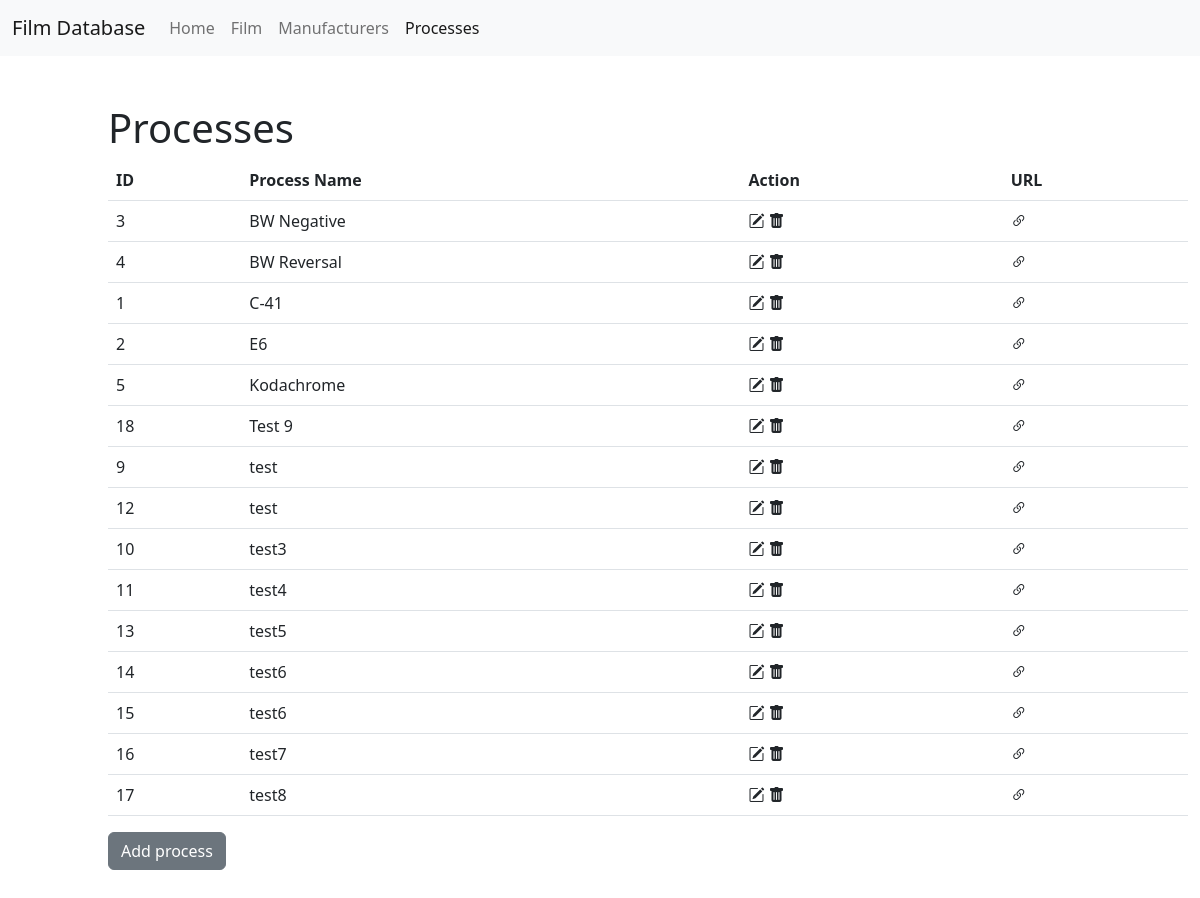
The page /processes on the database as committed earlier.
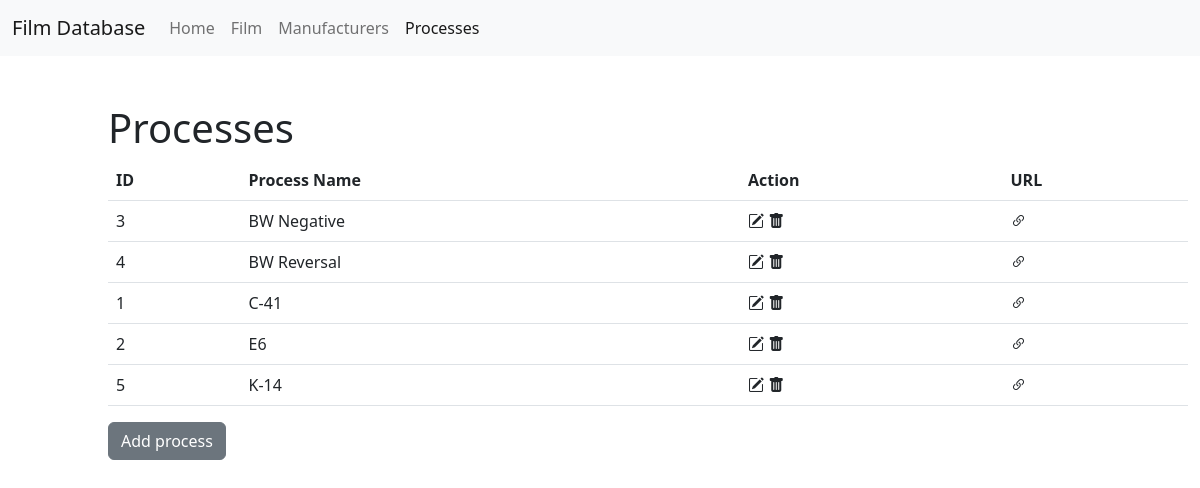
The same page on the database as committed later.
### tables this page shows
CREATE TABLE process (
	process_id	INTEGER	PRIMARY KEY	AUTOINCREMENT,
	process_name	TEXT	NOT NULL,
	process_wiki_url	TEXT
);

### app.py (the view, shortened to what this page needs)
@app.route('/processes', methods = ['GET','POST'])
def processes():
    if request.method == 'GET':
        process_id = request.args.get('process_id')
        process_info = process_list_query()
        return render_template('process/process.html', process_info=process_info, title='Processes')

### app.py (called while the page is built)
def process_list_query():
    db_file = 'filmDB.db'
    connection = sqlite3.connect(db_file)
    cursor = connection.cursor()
    cursor.execute("""
    SELECT process_id, process_name, process_wiki_url FROM process
    ORDER BY process_name;
    """)
    manufacturer_info = cursor.fetchall()
    connection.commit()
    connection.close()
    return manufacturer_info

### templates/process/process.html (shortened to what this page needs)
{% extends "base.html" %}
{% block body %}
<section class="m-5" id="manufacturer_table">
  <div class="container m-5 justify-content-center">
    <h1>Processes</h1>
    <table class="table">
      <thead>
        <tr>
          <th scope="col">ID</th>
          <th scope="col">Process Name</th>
          <th scope="col">Action</th>
          <th scope="col">URL</th>
        </tr>
      </thead>
      <tbody>
        {% for process in process_info %}
        <tr>
          <td>{{ process[0] }}</td>
          <td>{{ process[1] }}</td>
          <td><a href="{{ url_for('edit_process', process_id=process[0]) }}" role="button" class="link-dark"><i class="bi-pencil-square"></i></a>
            <a href="{{ url_for('delete_process', process_id=process[0]) }}" role="button" class="link-dark"><i class="bi-trash-fill"></i></a>
          </td>
          <td><a href="{{ process[2] }}" role="button" class="link-dark"><i class="bi-link-45deg"></i></td>
        </tr>
        {% endfor %}
      </tbody>
    </table>
    <a class="btn btn-secondary" href="{{ url_for('add_process') }}" role="button">Add process</a>
  </div>
</section>
{% endblock %}

Rows that differ between the two databases and show on the page:
removed process: process_id "18", process_name "Test 9"
removed process: process_id "9", process_name "test"
removed process: process_id "12", process_name "test"
removed process: process_id "10", process_name "test3"
removed process: process_id "11", process_name "test4"
removed process: process_id "13", process_name "test5"
removed process: process_id "14", process_name "test6"
removed process: process_id "15", process_name "test6"
removed process: process_id "16", process_name "test7"
removed process: process_id "17", process_name "test8"
changed process id 5: process_name "Kodachrome" → "K-14"
